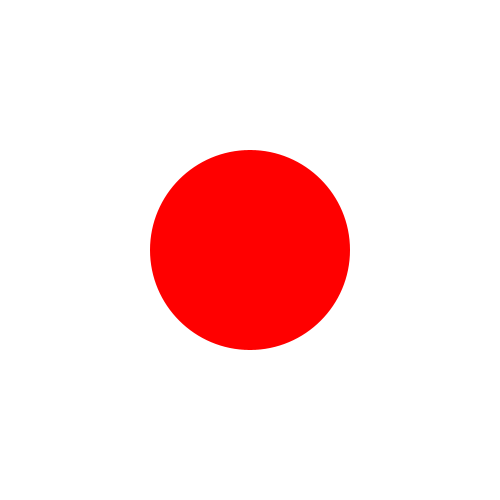
Frame 1 (no input)
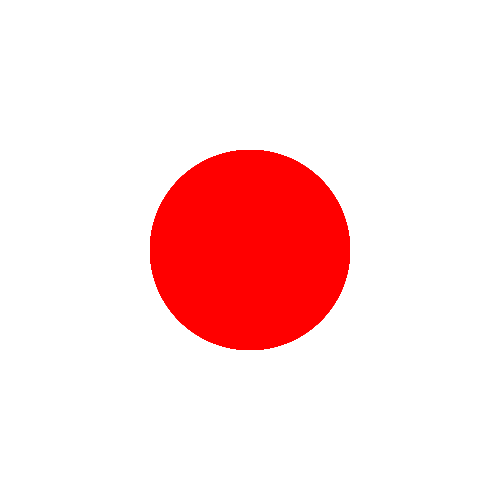
Frame 60 (the mouse pressed at the canvas centre just before this capture)
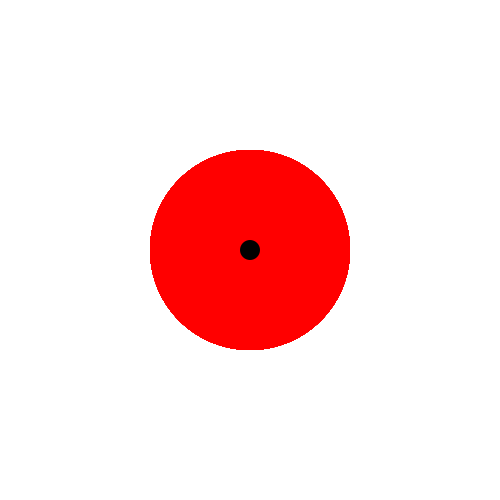
Frame 120 (the mouse held since frame 60 and released just before this capture)

The Processing sketch that drew these frames (run headless with seeded random() and noise(); from frame 60 on, the mouse is pressed at the canvas centre):

// Processing sketch: processing_163064
// ── processing_163064.pde

int counter;

void setup() {  //setup function called initially, only once
  size(500, 500);
  background(255);  //set background white
  colorMode(RGB);   //set colors to Hue, Saturation, Brightness mode
  smooth();
}

void draw() {  //draw function loops 
  noStroke();
  fill(255,0,0);
  
  ellipse(250, 250, 200, 200);
  
  if(mousePressed == true && dist(250,250, mouseX, mouseY) < 100) { //add some interaction
    fill(0);
    ellipse(250, 250, 20, 20);
  }
  else {
    ellipse(width/2, height/2, 80*sin(counter), 80*sin(counter));
  }
}
